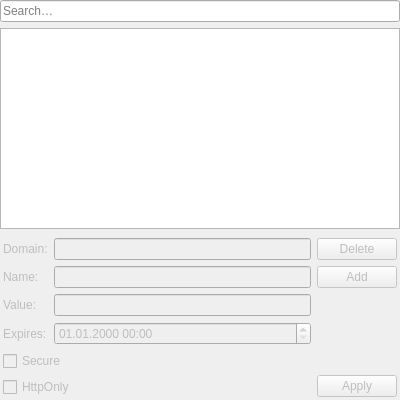
<?xml version="1.0" encoding="UTF-8"?>
<ui version="4.0">
 <class>Meerkat::CookiesContentsWidget</class>
 <widget class="QWidget" name="Meerkat::CookiesContentsWidget">
  <property name="geometry">
   <rect>
    <x>0</x>
    <y>0</y>
    <width>400</width>
    <height>400</height>
   </rect>
  </property>
  <layout class="QVBoxLayout" name="verticalLayout" stretch="0,1,0">
   <property name="leftMargin">
    <number>0</number>
   </property>
   <property name="topMargin">
    <number>0</number>
   </property>
   <property name="rightMargin">
    <number>0</number>
   </property>
   <property name="bottomMargin">
    <number>0</number>
   </property>
   <item>
    <widget class="QLineEdit" name="filterLineEdit">
     <property name="placeholderText">
      <string>Search…</string>
     </property>
     <property name="clearButtonEnabled">
      <bool>true</bool>
     </property>
    </widget>
   </item>
   <item>
    <widget class="Meerkat::ItemViewWidget" name="cookiesViewWidget">
     <property name="contextMenuPolicy">
      <enum>Qt::CustomContextMenu</enum>
     </property>
     <property name="editTriggers">
      <set>QAbstractItemView::NoEditTriggers</set>
     </property>
     <property name="selectionMode">
      <enum>QAbstractItemView::ExtendedSelection</enum>
     </property>
     <attribute name="headerVisible">
      <bool>false</bool>
     </attribute>
     <attribute name="headerDefaultSectionSize">
      <number>250</number>
     </attribute>
    </widget>
   </item>
   <item>
    <widget class="QWidget" name="detailsWidget" native="true">
     <layout class="QHBoxLayout" name="detailsLayout">
      <property name="leftMargin">
       <number>3</number>
      </property>
      <property name="topMargin">
       <number>3</number>
      </property>
      <property name="rightMargin">
       <number>3</number>
      </property>
      <property name="bottomMargin">
       <number>3</number>
      </property>
      <item>
       <widget class="QWidget" name="formWidget" native="true">
        <property name="enabled">
         <bool>false</bool>
        </property>
        <property name="sizePolicy">
         <sizepolicy hsizetype="Expanding" vsizetype="Preferred">
          <horstretch>0</horstretch>
          <verstretch>0</verstretch>
         </sizepolicy>
        </property>
        <layout class="QVBoxLayout" name="verticalLayout_2">
         <property name="leftMargin">
          <number>0</number>
         </property>
         <property name="topMargin">
          <number>0</number>
         </property>
         <property name="rightMargin">
          <number>0</number>
         </property>
         <property name="bottomMargin">
          <number>0</number>
         </property>
         <item>
          <layout class="QFormLayout" name="formLayout">
           <property name="fieldGrowthPolicy">
            <enum>QFormLayout::AllNonFixedFieldsGrow</enum>
           </property>
           <item row="0" column="0">
            <widget class="QLabel" name="domainLabel">
             <property name="text">
              <string>Domain:</string>
             </property>
             <property name="textInteractionFlags">
              <set>Qt::NoTextInteraction</set>
             </property>
             <property name="buddy">
              <cstring>domainLineEdit</cstring>
             </property>
            </widget>
           </item>
           <item row="1" column="0">
            <widget class="QLabel" name="nameLabel">
             <property name="text">
              <string>Name:</string>
             </property>
             <property name="textInteractionFlags">
              <set>Qt::NoTextInteraction</set>
             </property>
             <property name="buddy">
              <cstring>nameLineEdit</cstring>
             </property>
            </widget>
           </item>
           <item row="2" column="0">
            <widget class="QLabel" name="valueLabel">
             <property name="text">
              <string>Value:</string>
             </property>
             <property name="buddy">
              <cstring>valueLineEdit</cstring>
             </property>
            </widget>
           </item>
           <item row="2" column="1">
            <widget class="QLineEdit" name="valueLineEdit"/>
           </item>
           <item row="3" column="0">
            <widget class="QLabel" name="expiresLabel">
             <property name="text">
              <string>Expires:</string>
             </property>
             <property name="textInteractionFlags">
              <set>Qt::NoTextInteraction</set>
             </property>
             <property name="buddy">
              <cstring>expiresDateTimeEdit</cstring>
             </property>
            </widget>
           </item>
           <item row="3" column="1">
            <widget class="QDateTimeEdit" name="expiresDateTimeEdit">
             <property name="displayFormat">
              <string comment="Date and time format">MM.dd.yyyy HH:mm</string>
             </property>
            </widget>
           </item>
           <item row="1" column="1">
            <widget class="QLineEdit" name="nameLineEdit"/>
           </item>
           <item row="0" column="1">
            <widget class="QLineEdit" name="domainLineEdit">
             <property name="contextMenuPolicy">
              <enum>Qt::NoContextMenu</enum>
             </property>
             <property name="readOnly">
              <bool>true</bool>
             </property>
            </widget>
           </item>
          </layout>
         </item>
         <item>
          <widget class="QCheckBox" name="secureCheckBox">
           <property name="text">
            <string>Secure</string>
           </property>
          </widget>
         </item>
         <item>
          <widget class="QCheckBox" name="httpOnlyCheckBox">
           <property name="text">
            <string>HttpOnly</string>
           </property>
          </widget>
         </item>
        </layout>
       </widget>
      </item>
      <item>
       <layout class="QVBoxLayout" name="actionsLayout">
        <item>
         <widget class="QPushButton" name="deleteButton">
          <property name="enabled">
           <bool>false</bool>
          </property>
          <property name="text">
           <string>Delete</string>
          </property>
         </widget>
        </item>
        <item>
         <widget class="QPushButton" name="addButton">
          <property name="enabled">
           <bool>false</bool>
          </property>
          <property name="text">
           <string>Add</string>
          </property>
         </widget>
        </item>
        <item>
         <spacer name="verticalSpacer">
          <property name="orientation">
           <enum>Qt::Vertical</enum>
          </property>
          <property name="sizeHint" stdset="0">
           <size>
            <width>20</width>
            <height>40</height>
           </size>
          </property>
         </spacer>
        </item>
        <item>
         <widget class="QPushButton" name="applyButton">
          <property name="enabled">
           <bool>false</bool>
          </property>
          <property name="text">
           <string>Apply</string>
          </property>
         </widget>
        </item>
       </layout>
      </item>
     </layout>
    </widget>
   </item>
  </layout>
 </widget>
 <customwidgets>
  <customwidget>
   <class>Meerkat::ItemViewWidget</class>
   <extends>QTreeView</extends>
   <header>src/ui/ItemViewWidget.h</header>
  </customwidget>
 </customwidgets>
 <tabstops>
  <tabstop>filterLineEdit</tabstop>
  <tabstop>cookiesViewWidget</tabstop>
  <tabstop>domainLineEdit</tabstop>
  <tabstop>nameLineEdit</tabstop>
  <tabstop>valueLineEdit</tabstop>
  <tabstop>expiresDateTimeEdit</tabstop>
  <tabstop>secureCheckBox</tabstop>
  <tabstop>httpOnlyCheckBox</tabstop>
  <tabstop>deleteButton</tabstop>
  <tabstop>addButton</tabstop>
  <tabstop>applyButton</tabstop>
 </tabstops>
 <resources/>
 <connections/>
</ui>
